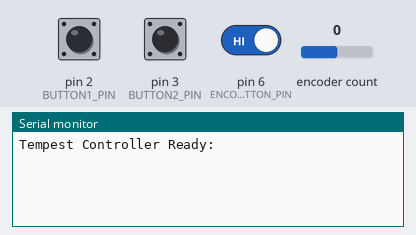
Bench run of a program on a simulated Teensy 4. On the bench: the last lines printed to the serial monitor. Inputs (shaded band) come from the test bench; at power-on: encoder count 0, pin 2 (BUTTON1_PIN) HIGH, pin 3 (BUTTON2_PIN) HIGH, pin 6 (ENCODER_BUTTON_PIN) HIGH.

Above: at 1.2 s.
1.3 s: encoder count set to 1
At 2.5 s:
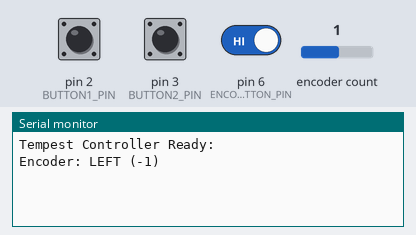
2.8 s: pin 2 (BUTTON1_PIN) pulled LOW for 0.15 s
At 3.6 s:
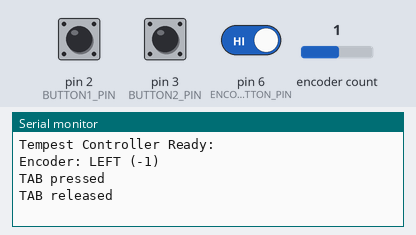
4.4 s: pin 3 (BUTTON2_PIN) pulled LOW for 0.15 s
At 4.9 s:
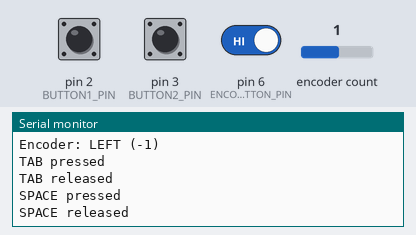
6.0 s: pin 6 (ENCODER_BUTTON_PIN) driven LOW
At 6.5 s:
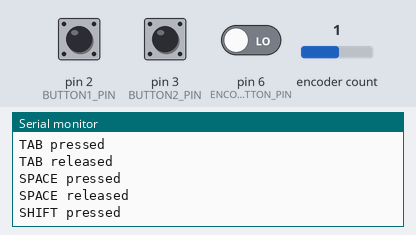
7.5 s: encoder count set to 0
At 8.4 s:
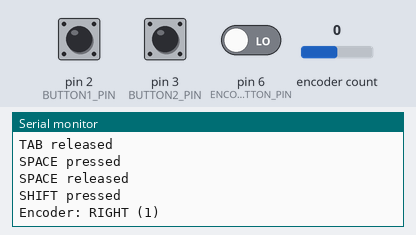
9.0 s: pin 6 (ENCODER_BUTTON_PIN) driven HIGH
At 9.9 s:
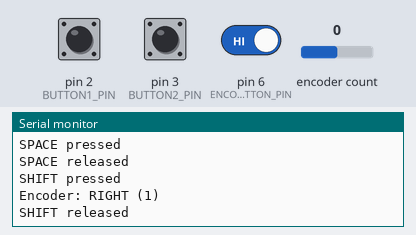

The program:

main.cpp
```cpp
#include <Arduino.h>
#include <Encoder.h>
#include <Bounce.h>

// Pin definitions
const int BUTTON1_PIN = 2;
const int BUTTON2_PIN = 3;
const int ENCODER_PIN_A = 4;
const int ENCODER_PIN_B = 5;
const int ENCODER_BUTTON_PIN = 6;

// Create encoder object
Encoder myEncoder(ENCODER_PIN_A, ENCODER_PIN_B);

// Create Bounce objects for buttons with 10ms debounce time
Bounce button1 = Bounce(BUTTON1_PIN, 10);
Bounce button2 = Bounce(BUTTON2_PIN, 10);
Bounce encoderButton = Bounce(ENCODER_BUTTON_PIN, 10);

// Variable to store encoder position
long encoderPosition = 0;
long lastEncoderPosition = 0;

// Direction values for joystick (-1, 0, or 1)
int encoderDirection = 0;
unsigned long lastEncoderMoveTime = 0;
const unsigned long encoderTimeout = 50; // ms to reset direction to 0 after no movement

void setup() {
  // Configure pins
  pinMode(BUTTON1_PIN, INPUT_PULLUP);
  pinMode(BUTTON2_PIN, INPUT_PULLUP);
  pinMode(ENCODER_BUTTON_PIN, INPUT_PULLUP);

  // Start serial communication for debugging
  Serial.begin(9600);
  Serial.println("Tempest Controller Ready:");
}

void loop() {
  // Update bounce objects
  button1.update();
  button2.update();
  encoderButton.update();

  // Read encoder position
  encoderPosition = myEncoder.read();

  // Check if encoder position changed and set direction
  if (encoderPosition != lastEncoderPosition) {
    // Determine direction (-1 for left, +1 for right)
    // Note: We're swapping the directions as requested previously
    if (encoderPosition > lastEncoderPosition) {
      encoderDirection = -1; // LEFT
      Serial.print("Encoder: LEFT (");
      Serial.print(encoderDirection);
      Serial.println(")");
    } else {
      encoderDirection = 1;  // RIGHT
      Serial.print("Encoder: RIGHT (");
      Serial.print(encoderDirection);
      Serial.println(")");
    }
    lastEncoderPosition = encoderPosition;
    lastEncoderMoveTime = millis();
  } else {
    // Reset direction to 0 if no movement for a while
    if (encoderDirection != 0 && (millis() - lastEncoderMoveTime > encoderTimeout)) {
      encoderDirection = 0;
    }
  }

  // Map encoder direction to joystick X axis
  // Convert from -1/0/+1 to joystick range (0-1023)
  int joystickValue = 512 + (encoderDirection * 512); // 0=left, 512=center, 1023=right
  Joystick.X(joystickValue);

  // Handle button 1 (tab key)
  if (button1.fallingEdge()) {
    Keyboard.press(KEY_TAB);
    Serial.println("TAB pressed");
  }
  if (button1.risingEdge()) {
    Keyboard.release(KEY_TAB);
    Serial.println("TAB released");
  }

  // Handle button 2 (space key)
  if (button2.fallingEdge()) {
    Keyboard.press(' ');
    Serial.println("SPACE pressed");
  }
  if (button2.risingEdge()) {
    Keyboard.release(' ');
    Serial.println("SPACE released");
  }

  // Handle encoder button (shift key)
  if (encoderButton.fallingEdge()) {
    Keyboard.press(MODIFIERKEY_SHIFT);
    Serial.println("SHIFT pressed");
  }
  if (encoderButton.risingEdge()) {
    Keyboard.release(MODIFIERKEY_SHIFT);
    Serial.println("SHIFT released");
  }

  // Small delay to avoid flooding
  delay(10);
}
```

Measured:
- after the input at 1.3 s, the serial monitor: prints a new line at once (image 1)
- after the input at 2.8 s, the serial monitor: prints a new line at once (image 2)
- after the input at 4.4 s, the serial monitor: prints a new line at once (image 3)
- after the input at 6.0 s, the serial monitor: prints a new line at once (image 4)
- after the input at 7.5 s, the serial monitor: prints a new line at once (image 5)
- after the input at 9.0 s, the serial monitor: prints a new line at once (image 6)
